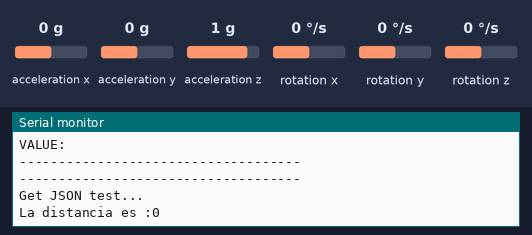
Recording of a sketch running on a simulated ESP8266 (NodeMCU). Parts: the last lines printed to the serial monitor. Wiring (inferred from the names in the program): MPU-6050 motion sensor at I2C address 0x68. The test bench sets the inputs (shaded band); at power-on: acceleration x 0 g, acceleration y 0 g, acceleration z 1 g, rotation x 0 °/s, rotation y 0 °/s, rotation z 0 °/s. WiFi joins after 1.5 s; servers stay silent unless stated.

Above: at 4.7 s.
4.8 s: acceleration x set to 0.8 g
At 6.54 s:
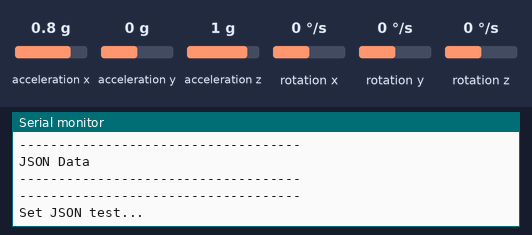
10.8 s: acceleration y set to -1.4 g
At 13.5 s:
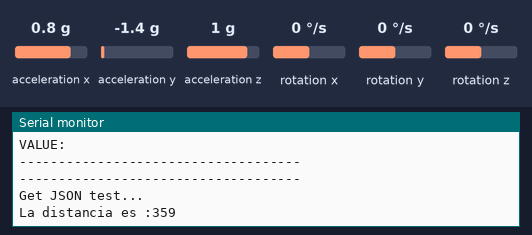
17.9 s: acceleration z set to -1.4 g
At 17.9 s:
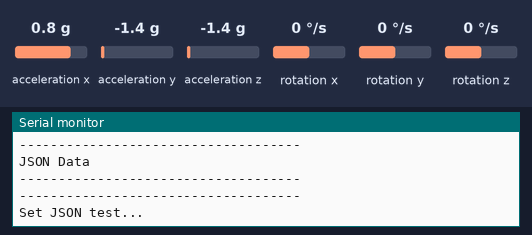
21.4 s: rotation x set to -192 °/s
At 23.9 s:
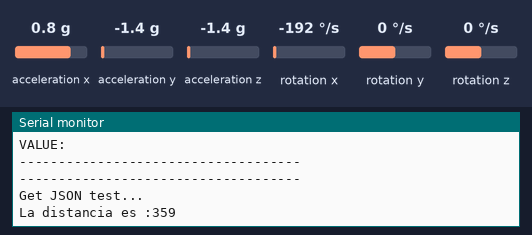
24.9 s: rotation y set to -192 °/s
At 25.83 s:
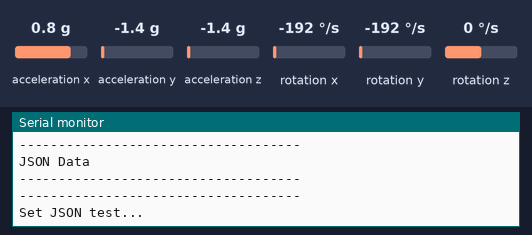
Timing chart, 0 to 27.9 s (numbered marks = the images above; inputs shaded):
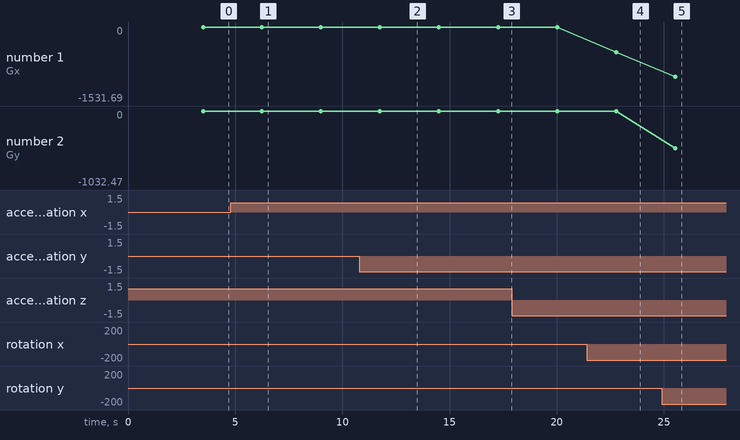

Measured:
- after the input at 4.8 s, the serial monitor: prints a new line after 1.4 s (image 1)
- after the input at 10.8 s, the serial monitor: prints a new line after 0.95 s (image 2)
- after the input at 21.4 s, the serial monitor: prints a new line after 1.4 s (image 4)
- after the input at 24.9 s, the serial monitor: prints a new line after 0.63 s (image 5)
- plotted number 1: 0 → -2.8 after the input at 10.8 s, -2.8 → -3.56 after the input at 17.9 s, -3.56 → -522.69 after the input at 21.4 s, -522.69 → -1531.69 after the input at 24.9 s
- plotted number 2: 0 → -1.53 after the input at 4.8 s, -1.53 → -2.91 after the input at 10.8 s, -2.91 → -3.29 after the input at 17.9 s, -3.66 → -1032.47 after the input at 24.9 s

The sketch:

codigoNuevoMPU6050.ino
```cpp
  #include <Wire.h>
  #include "FirebaseESP8266.h"
  #include <ESP8266WiFi.h>

  #define FIREBASE_HOST "iot-prueba-548fa.firebaseio.com"
  #define FIREBASE_AUTH "Y0l2m1LmuVxmmmM9aIMnXLGzq3tL1K9bMGbKgbfk"
  //#define WIFI_SSID "Groveriv"
  //#define WIFI_PASSWORD "grc4695grc4695"
  #define WIFI_SSID "Familia Camargo"
   #define WIFI_PASSWORD "Ariel1290.12"
  //#define WIFI_SSID "RFRA"
  //#define WIFI_PASSWORD "147258369Ramos"
  #define MPU 0x68

  //Ratios de conversion
  #define A_R 16384.0 // 32768/2
  #define G_R 131.0 // 32768/250

  //Conversion de radianes a grados 180/PI
  #define RAD_A_DEG = 57.295779

  //MPU-6050 da los valores en enteros de 16 bits
  //Valores RAW
  int16_t AcX, AcY, AcZ, GyX, GyY, GyZ;

  //Angulos
  float Acc[2];
  float Gy[3];
  float Angle[3];

  String valores;
  String ariel;
  long tiempo_prev;
  float dt;
  int distancia;

  //Define FirebaseESP8266 data object
  FirebaseData firebaseData;

  FirebaseJson json;

  void printResult(FirebaseData &data);

  int punteros = 1;
  int punteros1 = 1;
  void setup() {
    // put your setup code here, to run once:
    Wire.begin(4, 5); // D2(GPIO4)=SDA / D1(GPIO5)=SCL
    Wire.beginTransmission(MPU);
    Wire.write(0x6B);
    Wire.write(0);
    Wire.endTransmission(true);
    Serial.begin(9600);
    WiFi.begin(WIFI_SSID, WIFI_PASSWORD);
    Serial.print("Connecting to Wi-Fi");
    while (WiFi.status() != WL_CONNECTED)
    {
      Serial.print(".");
      delay(300);
    }
    Serial.println();
    Serial.print("Connected with IP: ");
    Serial.println(WiFi.localIP());
    Serial.println();

    Firebase.begin(FIREBASE_HOST, FIREBASE_AUTH);
    Firebase.reconnectWiFi(true);

    //Set the size of WiFi rx/tx buffers in the case where we want to work with large data.
    firebaseData.setBSSLBufferSize(1024, 1024);

    //Set the size of HTTP response buffers in the case where we want to work with large data.
    firebaseData.setResponseSize(1024);

    //Set database read timeout to 1 minute (max 15 minutes)
    Firebase.setReadTimeout(firebaseData, 1000 * 60);
    //tiny, small, medium, large and unlimited.
    //Size and its write timeout e.g. tiny (1s), small (10s), medium (30s) and large (60s).
    Firebase.setwriteSizeLimit(firebaseData, "tiny");
    delay(2000);
  }

  void loop() {
    // put your main code here, to run repeatedly:
    //Leer los valores del Acelerometro de la IMU
    Wire.beginTransmission(MPU);
    Wire.write(0x3B); //Pedir el registro 0x3B - corresponde al AcX
    Wire.endTransmission(false);
    Wire.requestFrom(MPU, 6, true); //A partir del 0x3B, se piden 6 registros
    AcX = Wire.read() << 8 | Wire.read(); //Cada valor ocupa 2 registros
    AcY = Wire.read() << 8 | Wire.read();
    AcZ = Wire.read() << 8 | Wire.read();

    //A partir de los valores del acelerometro, se calculan los angulos Y, X
    //respectivamente, con la formula de la tangente.
    Acc[1] = atan(-1 * (AcX / A_R) / sqrt(pow((AcY / A_R), 2) + pow((AcZ / A_R), 2))) * RAD_TO_DEG;
    Acc[0] = atan((AcY / A_R) / sqrt(pow((AcX / A_R), 2) + pow((AcZ / A_R), 2))) * RAD_TO_DEG;


    //Leer los valores del Giroscopio
    Wire.beginTransmission(MPU);
    Wire.write(0x43);
    Wire.endTransmission(false);
    Wire.requestFrom(MPU, 6, true); //A partir del 0x43, se piden 6 registros
    GyX = Wire.read() << 8 | Wire.read(); //Cada valor ocupa 2 registros
    GyY = Wire.read() << 8 | Wire.read();
    GyZ = Wire.read() << 8 | Wire.read();

    //Calculo del angulo del Giroscopio
    Gy[0] = GyX / G_R;
    Gy[1] = GyY / G_R;
    Gy[2] = GyZ / G_R;

    dt = (millis() - tiempo_prev) / 1000.0;
    tiempo_prev = millis();

    //Aplicar el Filtro Complementario
    Angle[0] = 0.98 * (Angle[0] + Gy[0] * dt) + 0.02 * Acc[0];
    Angle[1] = 0.98 * (Angle[1] + Gy[1] * dt) + 0.02 * Acc[1];

    //Integración respecto del tiempo paras calcular el YAW
    Angle[2] = Angle[2] + Gy[2] * dt;

    //Mostrar los valores por consola
    valores = "Gx: " + String(Angle[0]) + "| Gy:" + String(Angle[1]) + "| Gz:" + String(Angle[2]) + "| Ax: " + String(AcX / A_R) + "| Ay: " + String(AcY / A_R) + "| Az:" + String(AcZ / A_R);
    Serial.println(valores);
    distancia = ((AcX / A_R) * pow((30), 2)) / 2;


    //======================================== fragmento de carga de valores en x y z de los angulos del giroscopio===============

    if(distancia <250){
      Serial.println("Sigue dentro del rango");
      String path = "/tabla";

      String jsonStr = "";

      FirebaseJson json1;


      FirebaseJsonData jsonObj;
      json1.set("/valorX", String(AcX / A_R));
      json1.set("/valorY", String(AcY / A_R));
      json1.set("/valorZ", String(AcZ / A_R));
      json1.set("/description", "Computadora Hp");
      json1.set("/id", punteros);
      json1.set("/task", "Sigue en el rango");
      json1.set("/distanciaCM", distancia);
      json1.set("/giroX",String(Angle[0]) );
      json1.set("/giroY",String(Angle[1]) );
      json1.set("/giroZ",String(Angle[2]));


      Serial.println("------------------------------------");
      Serial.println("JSON Data");
      json1.toString(jsonStr, true);
      Serial.println(jsonStr);
      Serial.println("------------------------------------");

      Serial.println("------------------------------------");
      Serial.println("Set JSON test...");

      if (Firebase.pushJSON(firebaseData, path, json1))
      {
        Serial.println("PASSED");
        Serial.println("PATH: " + firebaseData.dataPath());
        Serial.println("TYPE: " + firebaseData.dataType());
        Serial.print("VALUE: ");
        printResult(firebaseData);
        Serial.println("------------------------------------");
        Serial.println();
       punteros1=punteros1+1;
      }
      else
      {
        Serial.println("FAILED");
        Serial.println("REASON: " + firebaseData.errorReason());
        Serial.println("------------------------------------");
        Serial.println();
      }

      }else{
        Serial.println("Sigue dentro del rango");
      String path = "/tabla";

      String jsonStr = "";

      FirebaseJson json1;


      FirebaseJsonData jsonObj;
      json1.set("/valorX", String(AcX / A_R));
      json1.set("/valorY", String(AcY / A_R));
      json1.set("/valorZ", String(AcZ / A_R));
      json1.set("/description", "Computadora Hp");
      json1.set("/id", punteros);
      json1.set("/task", "Salio del rango admitido");
      json1.set("/distanciaCM", distancia);
      json1.set("/giroX",String(Angle[0]) );
      json1.set("/giroY",String(Angle[1]) );
      json1.set("/giroZ",String(Angle[2]));


      Serial.println("------------------------------------");
      Serial.println("JSON Data");
      json1.toString(jsonStr, true);
      Serial.println(jsonStr);
      Serial.println("------------------------------------");

      Serial.println("------------------------------------");
      Serial.println("Set JSON test...");

      if (Firebase.pushJSON(firebaseData, path, json1))
      {
        Serial.println("PASSED");
        Serial.println("PATH: " + firebaseData.dataPath());
        Serial.println("TYPE: " + firebaseData.dataType());
        Serial.print("VALUE: ");
        printResult(firebaseData);
        Serial.println("------------------------------------");
        Serial.println();
       punteros1=punteros1+1;
      }
      else
      {
        Serial.println("FAILED");
        Serial.println("REASON: " + firebaseData.errorReason());
        Serial.println("------------------------------------");
        Serial.println();
      }

        }


    //============================================================================================================================

    if (distancia < 250) {
      Serial.println("Sigue dentro del rango");
      String path = "/task";

      String jsonStr = "";

      FirebaseJson json1;


      FirebaseJsonData jsonObj;
      //String ruta=String(Contador)+"/nombre";
      json1.set(String(punteros) + "/description", "Computadora Hp");
      json1.set(String(punteros) + "/id", punteros);
      json1.set(String(punteros) + "/task", "Sigue en el rango");


      Serial.println("------------------------------------");
      Serial.println("JSON Data");
      json1.toString(jsonStr, true);
      Serial.println(jsonStr);
      Serial.println("------------------------------------");

      Serial.println("------------------------------------");
      Serial.println("Set JSON test...");

      if (Firebase.set(firebaseData, path, json1))
      {
        Serial.println("PASSED");
        Serial.println("PATH: " + firebaseData.dataPath());
        Serial.println("TYPE: " + firebaseData.dataType());
        Serial.print("VALUE: ");
        printResult(firebaseData);
        Serial.println("------------------------------------");
        Serial.println();
       punteros=punteros+1;
      }
      else
      {
        Serial.println("FAILED");
        Serial.println("REASON: " + firebaseData.errorReason());
        Serial.println("------------------------------------");
        Serial.println();
      }

      Serial.println("------------------------------------");
      Serial.println("Get JSON test...");
    } else {
      Serial.println("Salio del rango establecido");
      String path = "/task";

      String jsonStr = "";

      FirebaseJson json1;


      FirebaseJsonData jsonObj;
      //String ruta=String(Contador)+"/nombre";
      json1.set(String(punteros) + "/description", "Computadora Hp");
      json1.set(String(punteros) + "/id", punteros);
      json1.set(String(punteros) + "/task", "Se salio del Rango");


      Serial.println("------------------------------------");
      Serial.println("JSON Data");
      json1.toString(jsonStr, true);
      Serial.println(jsonStr);
      Serial.println("------------------------------------");

      Serial.println("------------------------------------");
      Serial.println("Set JSON test...");

      if (Firebase.set(firebaseData, path, json1))
      {
        Serial.println("PASSED");
        Serial.println("PATH: " + firebaseData.dataPath());
        Serial.println("TYPE: " + firebaseData.dataType());
        Serial.print("VALUE: ");
        printResult(firebaseData);
        Serial.println("------------------------------------");
        Serial.println();
       punteros=punteros+1;
      }
      else
      {
        Serial.println("FAILED");
        Serial.println("REASON: " + firebaseData.errorReason());
        Serial.println("------------------------------------");
        Serial.println();
      }

      Serial.println("------------------------------------");
      Serial.println("Get JSON test...");
    }
    Serial.println("La distancia es :" + String(distancia));
    delay(2000);
  }
  void printResult(FirebaseData &data)
  {

    if (data.dataType() == "int")
      Serial.println(data.intData());
    else if (data.dataType() == "float")
      Serial.println(data.floatData(), 5);
    else if (data.dataType() == "double")
      printf("%.9lf\n", data.doubleData());
    else if (data.dataType() == "boolean")
      Serial.println(data.boolData() == 1 ? "true" : "false");
    else if (data.dataType() == "string")
      Serial.println(data.stringData());
    else if (data.dataType() == "json")
    {
      Serial.println();
      FirebaseJson &json = data.jsonObject();
      //Print all object data
      Serial.println("Pretty printed JSON data:");
      String jsonStr;
      json.toString(jsonStr, true);
      Serial.println(jsonStr);
      Serial.println();
      Serial.println("Iterate JSON data:");
      Serial.println();
      size_t len = json.iteratorBegin();
      String key, value = "";
      int type = 0;
      for (size_t i = 0; i < len; i++)
      {
        json.iteratorGet(i, type, key, value);
        Serial.print(i);
        Serial.print(", ");
        Serial.print("Type: ");
        Serial.print(type == FirebaseJson::JSON_OBJECT ? "object" : "array");
        if (type == FirebaseJson::JSON_OBJECT)
        {
          Serial.print(", Key: ");
          Serial.print(key);
        }
        Serial.print(", Value: ");
        Serial.println(value);
      }
      json.iteratorEnd();
    }
    else if (data.dataType() == "array")
    {
      Serial.println();
      //get array data from FirebaseData using FirebaseJsonArray object
      FirebaseJsonArray &arr = data.jsonArray();
      //Print all array values
      Serial.println("Pretty printed Array:");
      String arrStr;
      arr.toString(arrStr, true);
      Serial.println(arrStr);
      Serial.println();
      Serial.println("Iterate array values:");
      Serial.println();
      for (size_t i = 0; i < arr.size(); i++)
      {
        Serial.print(i);
        Serial.print(", Value: ");

        FirebaseJsonData &jsonData = data.jsonData();
        //Get the result data from FirebaseJsonArray object
        arr.get(jsonData, i);
        if (jsonData.typeNum == FirebaseJson::JSON_BOOL)
          Serial.println(jsonData.boolValue ? "true" : "false");
        else if (jsonData.typeNum == FirebaseJson::JSON_INT)
          Serial.println(jsonData.intValue);
        else if (jsonData.typeNum == FirebaseJson::JSON_FLOAT)
          Serial.println(jsonData.floatValue);
        else if (jsonData.typeNum == FirebaseJson::JSON_DOUBLE)
          printf("%.9lf\n", jsonData.doubleValue);
        else if (jsonData.typeNum == FirebaseJson::JSON_STRING ||
                 jsonData.typeNum == FirebaseJson::JSON_NULL ||
                 jsonData.typeNum == FirebaseJson::JSON_OBJECT ||
                 jsonData.typeNum == FirebaseJson::JSON_ARRAY)
          Serial.println(jsonData.stringValue);
      }
    }
    else
    {
      Serial.println(data.payload());
    }
  }
```
